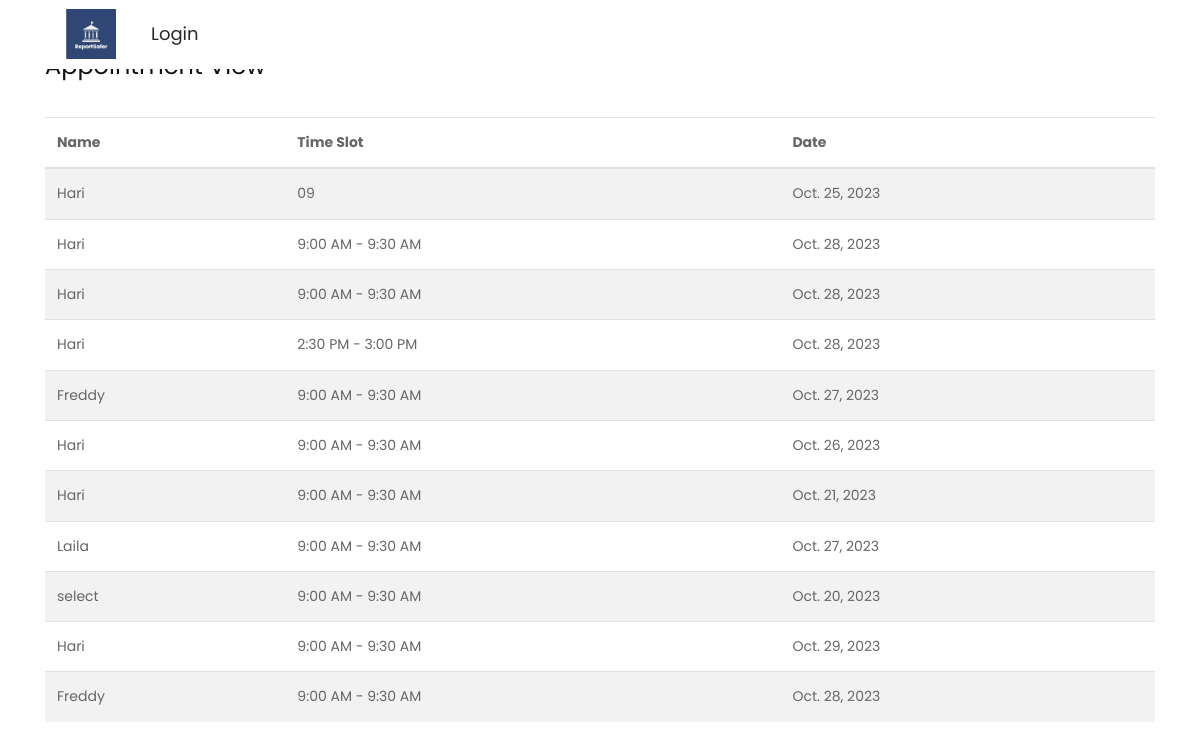
/appointment/, run on an earlier commit of the app's database.
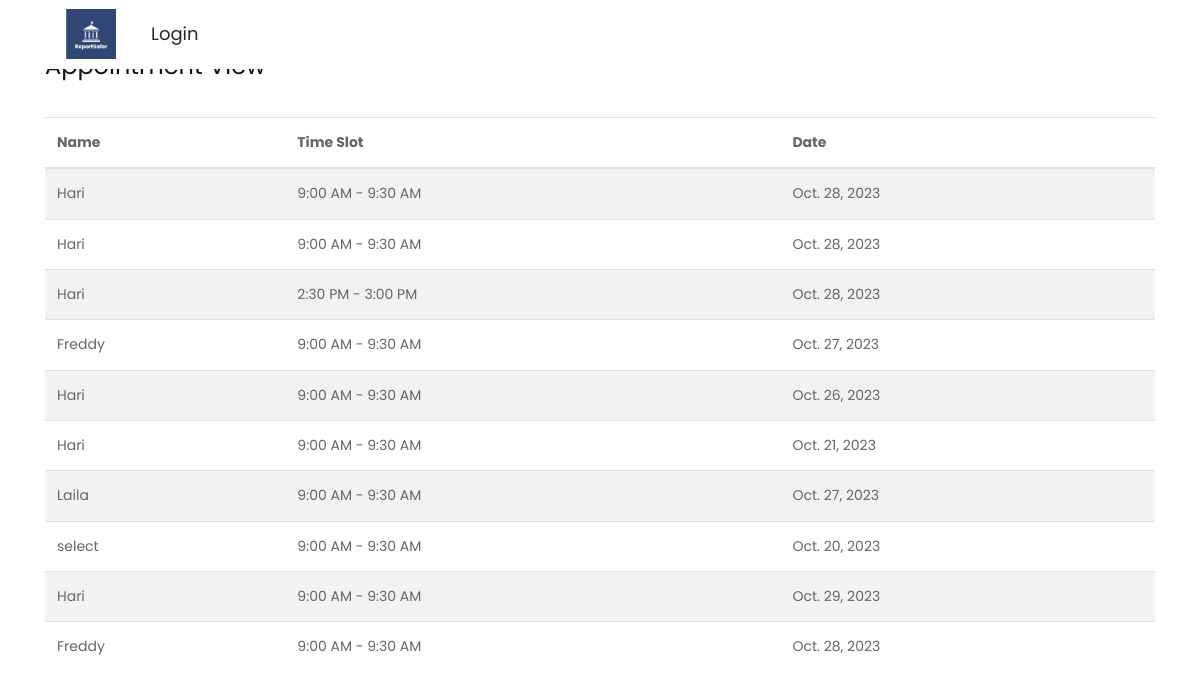
And on a later commit of the database.
### crimeapp/models.py (models this page shows, shortened)
class Appointment(models.Model):
    ap_name = models.CharField(max_length=20,null=True,blank=True)
    time_slot = models.CharField(max_length=20,null=True,blank=True)
    date = models.DateField(null=True,blank=True)

### crimeapp/views.py (the view)
# urls.py: path('appointment/', views.appointment_view, name='appointment_view'),
def appointment_view(request):
    appointments = Appointment.objects.all()  # Retrieve all appointments
    return render(request, 'view_appointment.html', {'appointments': appointments})

### templates/view_appointment.html (shortened to what this page needs)
{% load static %}
<!DOCTYPE html>
<html lang="en">
   <head>
      <link rel="stylesheet" type="text/css" href="{% static 'css/bootstrap.min.css' %}">
      <link rel="stylesheet" type="text/css" href="{% static 'css/style.css' %}">
      <link rel="stylesheet" href="{% static 'css/responsive.css' %}">
      <link rel="stylesheet" href="{% static 'css/jquery.mCustomScrollbar.min.css' %}">
      <link rel="stylesheet" href="https://netdna.bootstrapcdn.com/font-awesome/4.0.3/css/font-awesome.css">
      <link href="https://cdnjs.cloudflare.com/ajax/libs/owl-carousel/1.3.3/owl.carousel.css" rel="stylesheet" />
   </head>
   <body style='font-family:Poppins,sans-serif;'>
      <div class="header_section">
         <div class="container-fluid">
            <nav class="navbar navbar-expand-lg navbar-light bg-light fixed-top-navbar">
               <a class="logo" href="{% url 'prisonstaff' %}"><img style="width:50px; margin-left:50px;" src="{% static 'images/logo2.jpg' %}"></a>
               <div class="collapse navbar-collapse" id="navbarSupportedContent">
                  <ul class="navbar-nav mr-auto">
                     {% if user.is_authenticated %}
                     <li class="nav-item active">
                        <a class="nav-link" href="{% url 'index' %}">Home</a>
                     </li>
                     {% comment %} <li class="nav-item">
                        <a class="nav-link" href="{% url 'about' %}">About Us</a>
                     </li>
                     <li class="nav-item">
                        <a class="nav-link" href="{% url 'general' %}">General Information</a>
                     </li> {% endcomment %}
                     <li class="nav-item">
                        <a class="nav-link" href="{% url 'laws' %}">Laws</a>
                     </li>
                     <li class="nav-item">
                      <a class="nav-link" href="{% url 'gallery' %}">Gallery</a>
                      </li>
                     <li class="nav-item">
                        <a class="nav-link" href="{% url 'contact' %}">Contacts</a>
                     </li>
                     <div class="navbar-nav ml-auto">
                        <div class="nav-item dropdown">
                            <a href="#" class="nav-link dropdown-toggle" data-toggle="dropdown">Your Activity</a>
                            <div class="dropdown-menu">
                                <a href="{% url "report_prison" %}" class="dropdown-item">Report a Crime</a>
                                <a href="{% url 'appointment_view' %}" class="dropdown-item">View Appointments</a>
                            </div>
                        </div>
                    </div>
                     <li class="nav-item">
                     <a class="nav-link" href="{% url 'logout' %}">Logout</a><br>
                     </li>
                     <li class="nav-item">
                        <a class="nav-link" ><img style="width:30px;height:40px;" src= {% static "images/user.jpg" %}> {{ user.name }}</a>
                     {% else %}
                     <li class="nav-item">
                        <a class="nav-link" href="http://127.0.0.1:8000/law_login">Login</a>
                     </li>
                     {% endif %}
                  </ul>
               </div>
            </nav>
         </div>
      </div>
    <div class="container">
        <h1 class="mt-5 mb-4">Appointment View</h1>
        <table class="table table-striped">
            <thead>
                <tr>
                    <th>Name</th>
                    <th>Time Slot</th>
                    <th>Date</th>
                </tr>
            </thead>
            <tbody>
                {% for appointment in appointments %}
                <tr>
                    <td>{{ appointment.ap_name }}</td>
                    <td>{{ appointment.time_slot }}</td>
                    <td>{{ appointment.date }}</td>
                </tr>
                {% endfor %}
            </tbody>
        </table>
    </div>
</body>
</html>

What changed in the data, as far as the page shows it:
removed Appointment: ap_name "Hari", time_slot "09", date "Oct. 25, 2023"
